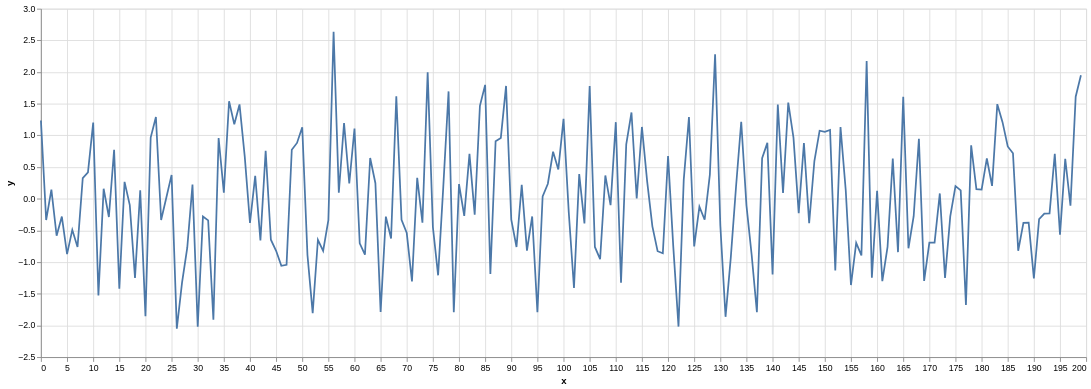

Write notebook code for a chart like this one.
### Markdown cell above
A particular sample

### Code cell
i = 10
print(ds[i])
trapallada.plot.signal(ds[i][1][0])

### Figure 1 — Vega-Lite specification as saved in the notebook (floating-point values rounded to 4 significant figures; data arrays with more than 128 entries replaced by an {"elided": "..."} marker saying what was removed)
{"config": {"view": {"continuousWidth": 300, "continuousHeight": 300}}, "data": {"name": "data-d0a05bea16111a3e1d467f10297286f2"}, "mark": {"type": "line"}, "encoding": {"x": {"field": "x", "type": "quantitative"}, "y": {"field": "y", "type": "quantitative"}}, "height": 400, "width": 1200, "$schema": "https://vega.github.io/schema/vega-lite/v5.8.0.json", "datasets": {"data-d0a05bea16111a3e1d467f10297286f2": {"elided": "200 records"}}}
